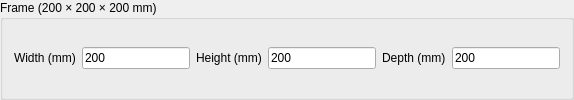
       <widget class="QGroupBox" name="FrameModelBox">
        <property name="title">
         <string>Frame (200 × 200 × 200 mm)</string>
        </property>
        <layout class="QGridLayout" name="frameGrid">
         <item row="0" column="0">
          <widget class="QLabel" name="label_20">
           <property name="text">
            <string>Width (mm)</string>
           </property>
          </widget>
         </item>
         <item row="0" column="1">
          <widget class="QLineEdit" name="widthEdit">
           <property name="text">
            <string>200</string>
           </property>
          </widget>
         </item>
         <item row="0" column="2">
          <widget class="QLabel" name="label_23">
           <property name="text">
            <string>Height (mm)</string>
           </property>
          </widget>
         </item>
         <item row="0" column="3">
          <widget class="QLineEdit" name="heightEdit">
           <property name="text">
            <string>200</string>
           </property>
          </widget>
         </item>
         <item row="0" column="4">
          <widget class="QLabel" name="label_depth">
           <property name="text">
            <string>Depth (mm)</string>
           </property>
          </widget>
         </item>
         <item row="0" column="5">
          <widget class="QLineEdit" name="depthEdit">
           <property name="text">
            <string>200</string>
           </property>
          </widget>
         </item>
        </layout>
       </widget>
